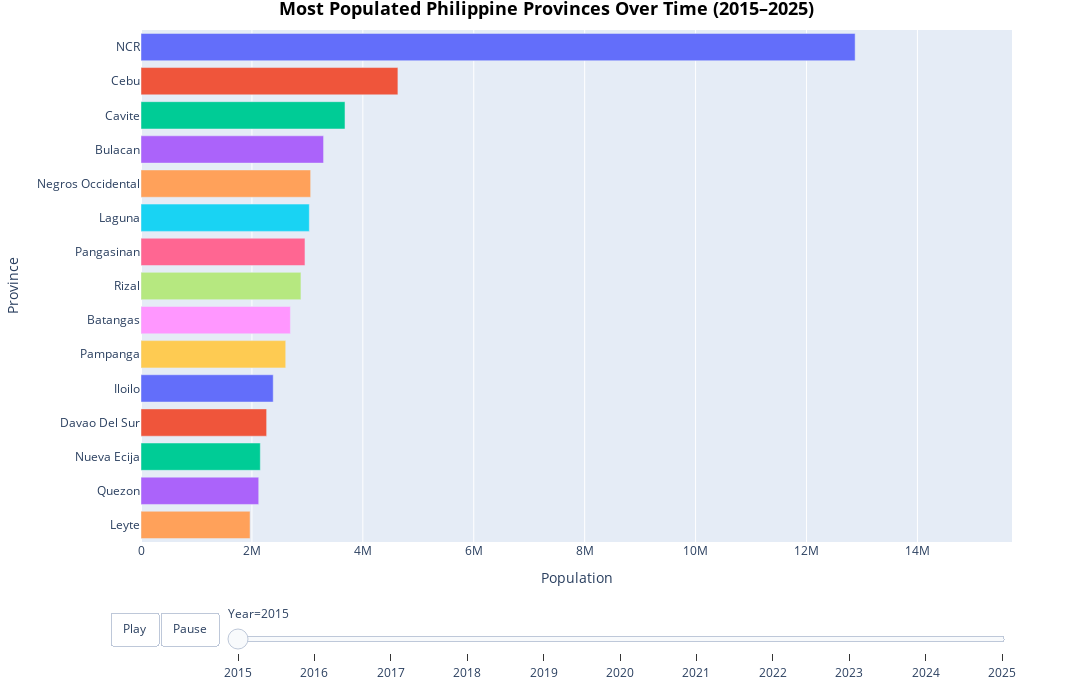

Notebook code cell kept with this figure:
### Markdown cell above
**I then created an interactive bar chart tracking the 15 most populous provinces in the last 10 years. We can see that over the past decade, the large metropolises of NCR and Cebu have consistently been the two most populous areas in the country, reflecting their importance as major economic and urban centers in the country. By the last population census in 2020, the next four most populous provinces are those surrounding NCR, forming the core of the Greater Manila Area megapolis. This highlights the ongoing urban sprawl in these adjacent provinces. By the end of 2025, 10 out of the country's 82 provinces are expected to have more than 3 million residents. Also, three provinces from the Visayas region — Cebu, Negros Occidental, and Iloilo — are projected to rank among the top 15. Notably, 23 out of 39 cities in the Visayas, including 5 of its 7 Highly Urbanized Cities, are located within these provinces. In Mindanao, Davao del Sur is the lone representative in the top 15, anchored by Davao City, which is the island's largest city in terms of population, land area, and economic activity.**

### Code cell
years = list(map(str, range(2015, 2026)))
pop_cols = ['Province'] + [col for col in years if col in total.columns]
df = total[pop_cols].copy()

df_long = df.melt(id_vars='Province', var_name='Year', value_name='Population')
df_long['Year'] = df_long['Year'].astype(int)
df_long = df_long[df_long['Year'].between(2015, 2025)]

top15_list = []
for year, group in df_long.groupby('Year'):
    top15 = group.nlargest(15, 'Population')
    top15_list.append(top15)
top15_per_year = pd.concat(top15_list).reset_index(drop=True)

category_orders_per_year = {year: list(group.sort_values('Population', ascending=True)['Province']) for year, group in top15_per_year.groupby('Year')}

fig = px.bar(top15_per_year, x='Population', y='Province', color='Province', animation_frame='Year', orientation='h', height=700, width=1200,
    range_x=[0, top15_per_year['Population'].max() * 1.1], title='Most Populated Philippine Provinces Over Time (2015–2025)',)

fig.update_layout(title=dict(text='Most Populated Philippine Provinces Over Time (2015–2025)', font=dict(size=18, color='black', weight='bold'), 
    x=0.5, xanchor='center'), margin=dict(t=30), xaxis_title='Population', yaxis_title='Province', showlegend=False,
    updatemenus=[{"type": "buttons",
        "buttons": [
            {"label":"Play", "method":"animate","args":[None, {"frame":{"duration":1000, "redraw":True},
                             "transition":{"duration":1000, "easing":"linear"}, "fromcurrent":True, "mode":"immediate"}]},
            {"label":"Pause", "method":"animate", "args":[[None],{"frame":{"duration":0}, "mode":"immediate"}]}]}])

for frame in fig.frames:
    year = int(frame.name)
    if year in category_orders_per_year:
        frame.layout.yaxis.categoryarray = category_orders_per_year[year]

first_year = top15_per_year['Year'].min()
fig.layout.yaxis.categoryarray = category_orders_per_year[first_year]
fig.show()

### Figure 1 — Plotly figure (JSON) as saved in the notebook; plotly's stock layout.template omitted (floating-point values rounded to 4 significant figures)
{"data": [{"hovertemplate": "Province=%{y}<br>Year=2015<br>Population=%{x}<extra></extra>", "legendgroup": "NCR", "marker": {"color": "#636efa", "pattern": {"shape": ""}}, "name": "NCR", "orientation": "h", "showlegend": true, "textposition": "auto", "type": "bar", "x": [12877253], "xaxis": "x", "y": ["NCR"], "yaxis": "y"}, {"hovertemplate": "Province=%{y}<br>Year=2015<br>Population=%{x}<extra></extra>", "legendgroup": "Cebu", "marker": {"color": "#EF553B", "pattern": {"shape": ""}}, "name": "Cebu", "orientation": "h", "showlegend": true, "textposition": "auto", "type": "bar", "x": [4632359], "xaxis": "x", "y": ["Cebu"], "yaxis": "y"}, {"hovertemplate": "Province=%{y}<br>Year=2015<br>Population=%{x}<extra></extra>", "legendgroup": "Cavite", "marker": {"color": "#00cc96", "pattern": {"shape": ""}}, "name": "Cavite", "orientation": "h", "showlegend": true, "textposition": "auto", "type": "bar", "x": [3678301], "xaxis": "x", "y": ["Cavite"], "yaxis": "y"}, {"hovertemplate": "Province=%{y}<br>Year=2015<br>Population=%{x}<extra></extra>", "legendgroup": "Bulacan", "marker": {"color": "#ab63fa", "pattern": {"shape": ""}}, "name": "Bulacan", "orientation": "h", "showlegend": true, "textposition": "auto", "type": "bar", "x": [3292071], "xaxis": "x", "y": ["Bulacan"], "yaxis": "y"}, {"hovertemplate": "Province=%{y}<br>Year=2015<br>Population=%{x}<extra></extra>", "legendgroup": "Negros Occidental", "marker": {"color": "#FFA15A", "pattern": {"shape": ""}}, "name": "Negros Occidental", "orientation": "h", "showlegend": true, "textposition": "auto", "type": "bar", "x": [3059136], "xaxis": "x", "y": ["Negros Occidental"], "yaxis": "y"}, {"hovertemplate": "Province=%{y}<br>Year=2015<br>Population=%{x}<extra></extra>", "legendgroup": "Laguna", "marker": {"color": "#19d3f3", "pattern": {"shape": ""}}, "name": "Laguna", "orientation": "h", "showlegend": true, "textposition": "auto", "type": "bar", "x": [3035081], "xaxis": "x", "y": ["Laguna"], "yaxis": "y"}, {"hovertemplate": "Province=%{y}<br>Year=2015<br>Population=%{x}<extra></extra>", "legendgroup": "Pangasinan", "marker": {"color": "#FF6692", "pattern": {"shape": ""}}, "name": "Pangasinan", "orientation": "h", "showlegend": true, "textposition": "auto", "type": "bar", "x": [2956726], "xaxis": "x", "y": ["Pangasinan"], "yaxis": "y"}, {"hovertemplate": "Province=%{y}<br>Year=2015<br>Population=%{x}<extra></extra>", "legendgroup": "Rizal", "marker": {"color": "#B6E880", "pattern": {"shape": ""}}, "name": "Rizal", "orientation": "h", "showlegend": true, "textposition": "auto", "type": "bar", "x": [2884227], "xaxis": "x", "y": ["Rizal"], "yaxis": "y"}, {"hovertemplate": "Province=%{y}<br>Year=2015<br>Population=%{x}<extra></extra>", "legendgroup": "Batangas", "marker": {"color": "#FF97FF", "pattern": {"shape": ""}}, "name": "Batangas", "orientation": "h", "showlegend": true, "textposition": "auto", "type": "bar", "x": [2694335], "xaxis": "x", "y": ["Batangas"], "yaxis": "y"}, {"hovertemplate": "Province=%{y}<br>Year=2015<br>Population=%{x}<extra></extra>", "legendgroup": "Pampanga", "marker": {"color": "#FECB52", "pattern": {"shape": ""}}, "name": "Pampanga", "orientation": "h", "showlegend": true, "textposition": "auto", "type": "bar", "x": [2609744], "xaxis": "x", "y": ["Pampanga"], "yaxis": "y"}, {"hovertemplate": "Province=%{y}<br>Year=2015<br>Population=%{x}<extra></extra>", "legendgroup": "Iloilo", "marker": {"color": "#636efa", "pattern": {"shape": ""}}, "name": "Iloilo", "orientation": "h", "showlegend": true, "textposition": "auto", "type": "bar", "x": [2384415], "xaxis": "x", "y": ["Iloilo"], "yaxis": "y"}, {"hovertemplate": "Province=%{y}<br>Year=2015<br>Population=%{x}<extra></extra>", "legendgroup": "Davao Del Sur", "marker": {"color": "#EF553B", "pattern": {"shape": ""}}, "name": "Davao Del Sur", "orientation": "h", "showlegend": true, "textposition": "auto", "type": "bar", "x": [2265579], "xaxis": "x", "y": ["Davao Del Sur"], "yaxis": "y"}, {"hovertemplate": "Province=%{y}<br>Year=2015<br>Population=%{x}<extra></extra>", "legendgroup": "Nueva Ecija", "marker": {"color": "#00cc96", "pattern": {"shape": ""}}, "name": "Nueva Ecija", "orientation": "h", "showlegend": true, "textposition": "auto", "type": "bar", "x": [2151461], "xaxis": "x", "y": ["Nueva Ecija"], "yaxis": "y"}, {"hovertemplate": "Province=%{y}<br>Year=2015<br>Population=%{x}<extra></extra>", "legendgroup": "Quezon", "marker": {"color": "#ab63fa", "pattern": {"shape": ""}}, "name": "Quezon", "orientation": "h", "showlegend": true, "textposition": "auto", "type": "bar", "x": [2122830], "xaxis": "x", "y": ["Quezon"], "yaxis": "y"}, {"hovertemplate": "Province=%{y}<br>Year=2015<br>Population=%{x}<extra></extra>", "legendgroup": "Leyte", "marker": {"color": "#FFA15A", "pattern": {"shape": ""}}, "name": "Leyte", "orientation": "h", "showlegend": true, "textposition": "auto", "type": "bar", "x": [1966768], "xaxis": "x", "y": ["Leyte"], "yaxis": "y"}], "layout": {"barmode": "relative", "height": 700, "legend": {"title": {"text": "Province"}, "tracegroupgap": 0}, "margin": {"t": 30}, "showlegend": false, "sliders": [{"active": 0, "currentvalue": {"prefix": "Year="}, "len": 0.9, "pad": {"b": 10, "t": 60}, "steps": [{"args": [["2015"], {"frame": {"duration": 0, "redraw": true}, "fromcurrent": true, "mode": "immediate", "transition": {"duration": 0, "easing": "linear"}}], "label": "2015", "method": "animate"}, {"args": [["2016"], {"frame": {"duration": 0, "redraw": true}, "fromcurrent": true, "mode": "immediate", "transition": {"duration": 0, "easing": "linear"}}], "label": "2016", "method": "animate"}, {"args": [["2017"], {"frame": {"duration": 0, "redraw": true}, "fromcurrent": true, "mode": "immediate", "transition": {"duration": 0, "easing": "linear"}}], "label": "2017", "method": "animate"}, {"args": [["2018"], {"frame": {"duration": 0, "redraw": true}, "fromcurrent": true, "mode": "immediate", "transition": {"duration": 0, "easing": "linear"}}], "label": "2018", "method": "animate"}, {"args": [["2019"], {"frame": {"duration": 0, "redraw": true}, "fromcurrent": true, "mode": "immediate", "transition": {"duration": 0, "easing": "linear"}}], "label": "2019", "method": "animate"}, {"args": [["2020"], {"frame": {"duration": 0, "redraw": true}, "fromcurrent": true, "mode": "immediate", "transition": {"duration": 0, "easing": "linear"}}], "label": "2020", "method": "animate"}, {"args": [["2021"], {"frame": {"duration": 0, "redraw": true}, "fromcurrent": true, "mode": "immediate", "transition": {"duration": 0, "easing": "linear"}}], "label": "2021", "method": "animate"}, {"args": [["2022"], {"frame": {"duration": 0, "redraw": true}, "fromcurrent": true, "mode": "immediate", "transition": {"duration": 0, "easing": "linear"}}], "label": "2022", "method": "animate"}, {"args": [["2023"], {"frame": {"duration": 0, "redraw": true}, "fromcurrent": true, "mode": "immediate", "transition": {"duration": 0, "easing": "linear"}}], "label": "2023", "method": "animate"}, {"args": [["2024"], {"frame": {"duration": 0, "redraw": true}, "fromcurrent": true, "mode": "immediate", "transition": {"duration": 0, "easing": "linear"}}], "label": "2024", "method": "animate"}, {"args": [["2025"], {"frame": {"duration": 0, "redraw": true}, "fromcurrent": true, "mode": "immediate", "transition": {"duration": 0, "easing": "linear"}}], "label": "2025", "method": "animate"}], "x": 0.1, "xanchor": "left", "y": 0, "yanchor": "top"}], "title": {"font": {"color": "black", "size": 18, "weight": "bold"}, "text": "Most Populated Philippine Provinces Over Time (2015–2025)", "x": 0.5, "xanchor": "center"}, "updatemenus": [{"buttons": [{"args": [null, {"frame": {"duration": 1000, "redraw": true}, "fromcurrent": true, "mode": "immediate", "transition": {"duration": 1000, "easing": "linear"}}], "label": "Play", "method": "animate"}, {"args": [[null], {"frame": {"duration": 0}, "mode": "immediate"}], "label": "Pause", "method": "animate"}], "direction": "left", "pad": {"r": 10, "t": 70}, "showactive": false, "type": "buttons", "x": 0.1, "xanchor": "right", "y": 0, "yanchor": "top"}], "width": 1200, "xaxis": {"anchor": "y", "domain": [0, 1], "range": [0, 15710000.0], "title": {"text": "Population"}, "type": "linear"}, "yaxis": {"anchor": "x", "autorange": true, "categoryarray": ["Leyte", "Quezon", "Nueva Ecija", "Davao Del Sur", "Iloilo", "Pampanga", "Batangas", "Rizal", "Pangasinan", "Laguna", "Negros Occidental", "Bulacan", "Cavite", "Cebu", "NCR"], "categoryorder": "array", "domain": [0, 1], "range": [-0.5, 14.5], "title": {"text": "Province"}, "type": "category"}}}
